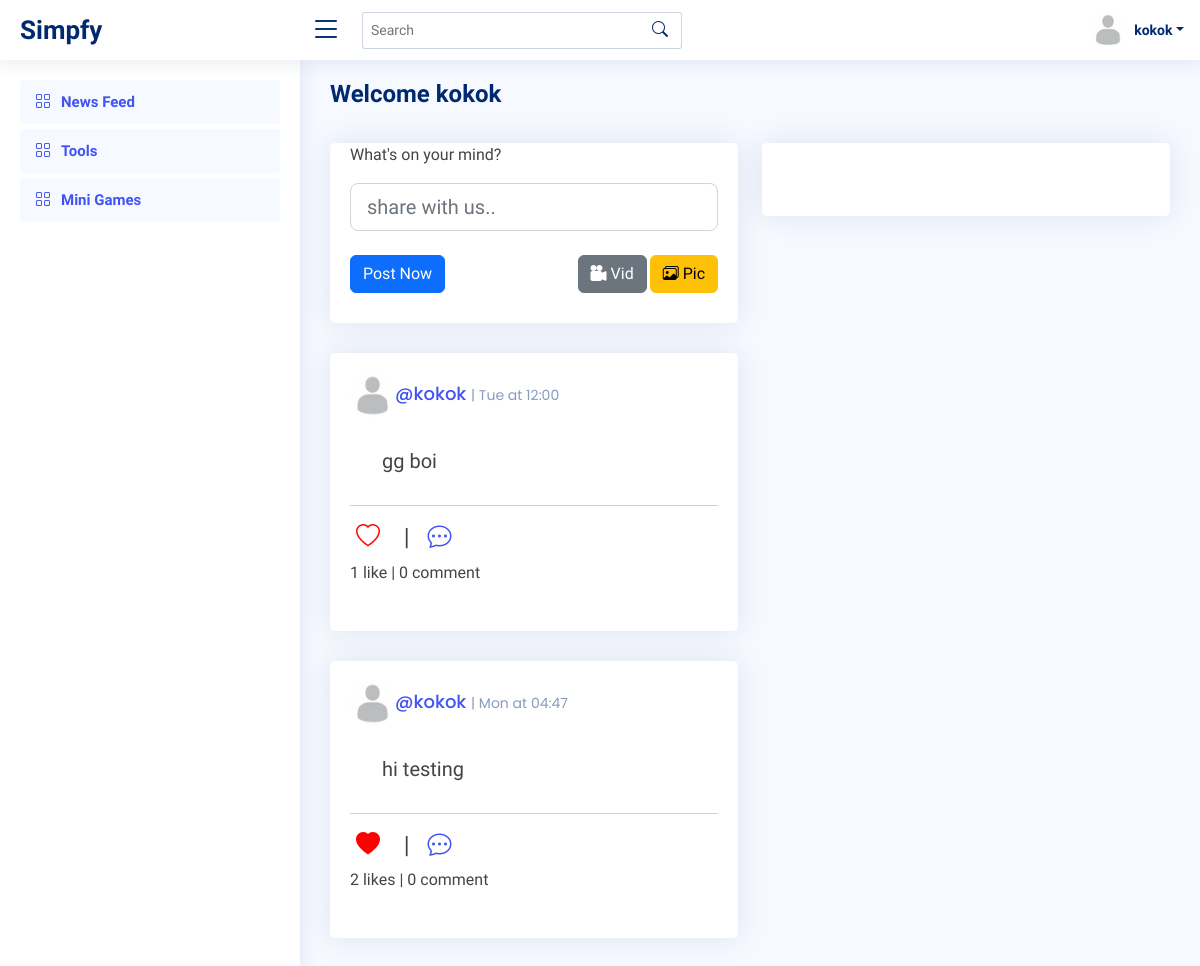
The app's page / (signed in), older data.
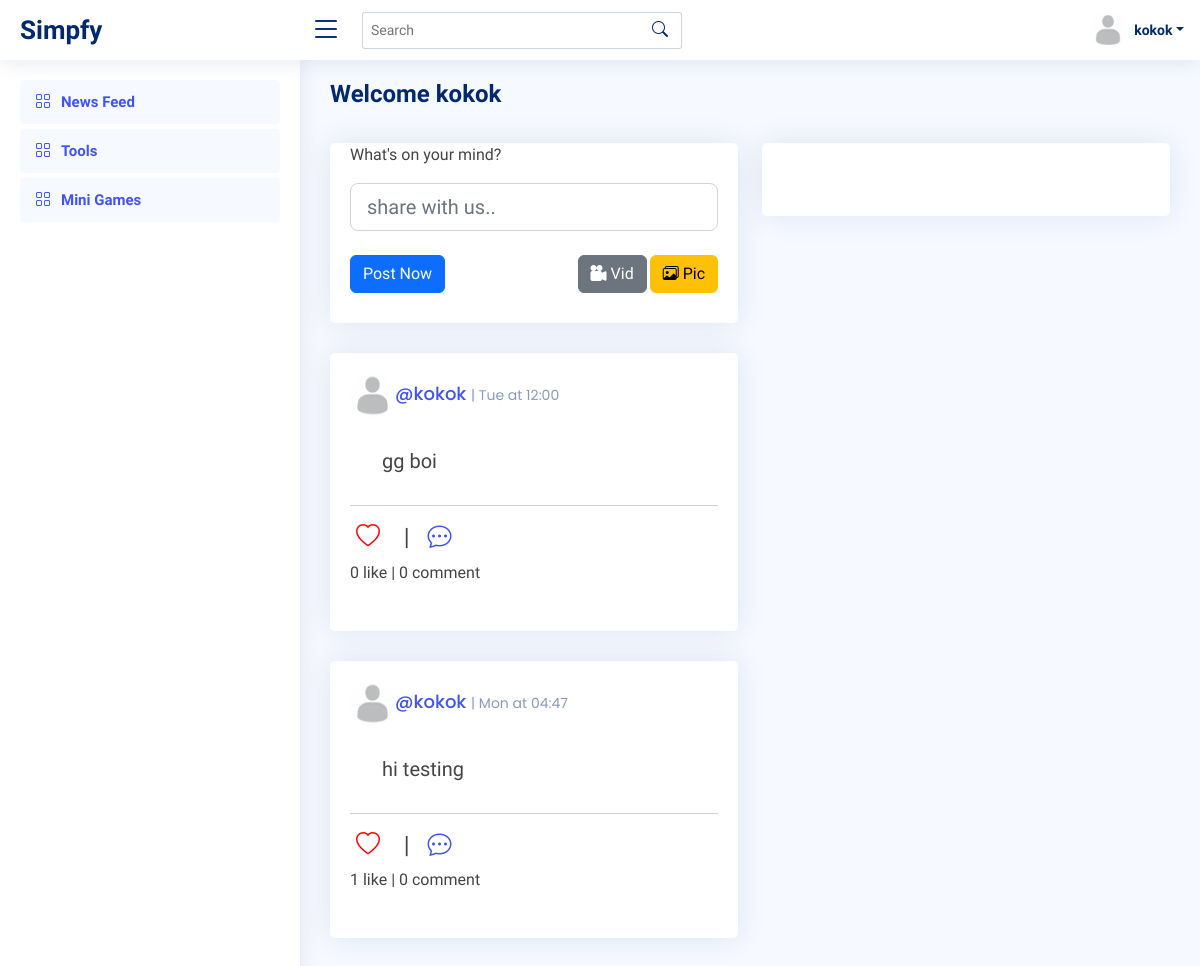
The same page, newer data.
### feed/models.py (models this page shows, shortened)
class Feed(models.Model):
    id = models.UUIDField(primary_key=True, default=uuid.uuid4)
    user = models.ForeignKey(Profile, on_delete=models.CASCADE)
    image = models.ImageField(upload_to='post_images', null=True, blank=True)
    video = models.FileField(upload_to='post_videos', null=True, blank=True)
    file = models.FileField(upload_to='post_files', null=True, blank=True)
    captionvid = models.TextField(null=True, blank=True)
    captionimg = models.TextField(null=True, blank=True)
    text = models.TextField(null=True, blank=True)
    created_at = models.DateTimeField(default=datetime.now())
    likes = models.IntegerField(default=0)
    like_stat = models.CharField(max_length=200, default="bi bi-heart")
    comments = models.TextField(null=True, blank=True)

### prof/models.py (models this page shows, shortened)
class Profile(models.Model):
    user = models.OneToOneField(User, on_delete=models.CASCADE)
    id_user = models.IntegerField()
    image = models.ImageField(upload_to='profile_images', default='blank.png')
    fname = models.CharField(max_length=300, null=True, blank=True)
    bio = models.CharField(max_length=300, null=True, blank=True)
    location = models.CharField(max_length=300, null=True, blank=True)
    saved = models.ManyToManyField("feed.Feed", related_name="Profile", blank=True)
    def __str__(self):
        return self.user.username

### feed/views.py (the view)
# urls.py: path('', views.index, name="index"),
@login_required(login_url='login')
def index(request):
    user_object = User.objects.get(username=request.user.username)
    user_profile = Profile.objects.get(user=user_object)
    all_user = Profile.objects.all()
    user_request = User.objects.get(username=request.user.username)
    user_req = Profile.objects.get(user=user_request)
    post = Feed.objects.all()
    context = {
        'user_profile':user_profile,
        'posts': post,
        'all_user' : all_user,
        'user_req':user_req,
    }
    return render(request, 'feed/index.html', context)

### templates/feed/index.html (shortened to what the changed rows need)
{% load static %}
{% include "../header.html" %}
  <main id="main" class="main">
    <div class="pagetitle">
      <h1>Welcome <b>{{ user_profile.user.username }}</b></h1>
    </div><br>
    <section class="section dashboard">
      <div class="row">
        <div class="col-lg-6">
          <div class="row">
            {% for post in posts reversed %}
            <div class="col-xxl-4 col-xl-12">
              <div class="card info-card customers-card">
                <div class="card-body">
                <p class="card-title"><a href="{{post.user.image.url}}"><img class="rounded-circle" src="{{ post.user.image.url }}" width="45"></a><a href="/profile/{{ post.user }}">@{{post.user}}</a> <span>| {{ post.created_at|date:"D" }} at {{ post.created_at|date:"h:i" }}</span></hp>
                  <div class="d-flex align-items-center">
                    <div class="ps-3">
                      {% if post.captionimg != None and post.image.url != None %}
                      <div class="p-2 px-3"><h5>{{ post.captionimg }}</h5></div>
                      <div class="feed-image p-2 px-3"><a href="{{ post.image.url }}"><img class="img-fluid img-responsive" src="{{ post.image.url }}"></a></div>
                      {% elif post.caption != None and post.file.url != None %}
                      <div class="p-2 px-3"><h5>{{ post.caption }}</h5></div>
                      <div class="feed-image p-2 px-3"><a href="{{ post.file.url }}">View File</a></div>
                      {% else %}
                      <div class="p-2 px-3"><h5>{{ post.text }}</h5></div>
                      {% endif %}
                    </div>
                  </div><hr>
                  <div style="overflow:auto;">
                    <div style="float:left;">
                      <h4>
                        <button style="color:red;" class="likebutton" id="like{{post.id}}" data-catid="{{ post.id }}">
                          <i class="{{post.like_stat}}"></i>
                        </button>
                        &nbsp;&nbsp;|&nbsp;&nbsp;
                        <a href="#"><i class="bi bi-chat-dots"></i></a>
                      </h4>
                      <p>
                        {% if post.likes == 0 %}
                        0 like
                        {% elif post.likes == 1 %}
                        {{post.likes}} like
                        {% else %}
                        {{ post.likes }} likes
                        {% endif %}
                        | 0 comment</p>
                    </div>
                  </div>
                </div>
              </div>
            </div>
            {% endfor %}
          </div>
        </div>
      </div>
    </section>
  </main>
</body>
</html>

Row changes from the older to the newer data that the page shows:
changed Feed "gg boi": likes "1" → (not shown); likes "like" → "0 like"
changed Feed "hi testing": like_stat "bi bi-heart-fill" → "bi bi-heart" (drawn); likes "2" → "1"; likes "likes" → "like"
